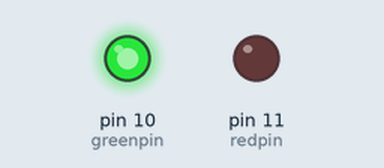
The sketch below on a simulated Arduino Uno, built with avr-gcc and run on an emulated ATmega328P. Shown: output pins drawn as LEDs (lit = HIGH).

Above: at 0.05 s.
At 1.5 s:
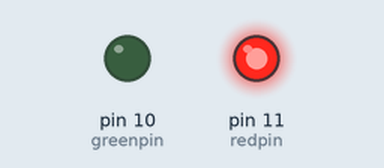
At 3.0 s:
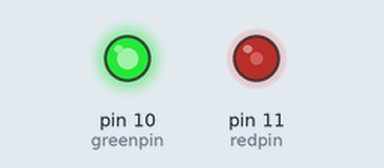
Timing chart, 0 to 6.9 s (numbered marks = the images above):
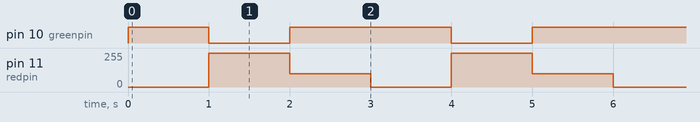

The sketch:

D2_S2.ino
```cpp
//2 COLOR LED SKETCH

// Arduino test code for KY011

int redpin = 11; // select the pin for the red LED
int greenpin = 10; // select the pin for the green LED
int val;
void setup () {
   pinMode (redpin, OUTPUT);
   pinMode (greenpin, OUTPUT);
}
void loop () {
   /*for (val = 255; val > 0; val--)
      {
      analogWrite (greenpin, val);
      analogWrite (redpin, 255-val);
      delay (15);
   }
   for (val = 0; val < 255; val++)
      {
      analogWrite (greenpin, val);
      analogWrite (redpin, 255-val);
      delay (15);
   } */

  analogWrite (greenpin, 255);
  analogWrite (redpin, 0);
  delay(1000);
  analogWrite (greenpin, 0);
  analogWrite (redpin, 255);
  delay(1000);
   analogWrite (greenpin, 255);
  analogWrite (redpin, 100);
  delay(1000);

}
```

Measured:
- by itself, pin 10 (greenpin): repeats every 3.0 s: LOW 1.0 s, HIGH 2.0 s
- by itself, pin 11 (redpin): repeats every 3.0 s: 100/255 1.0 s, 0/255 1.0 s, 255/255 1.0 s
